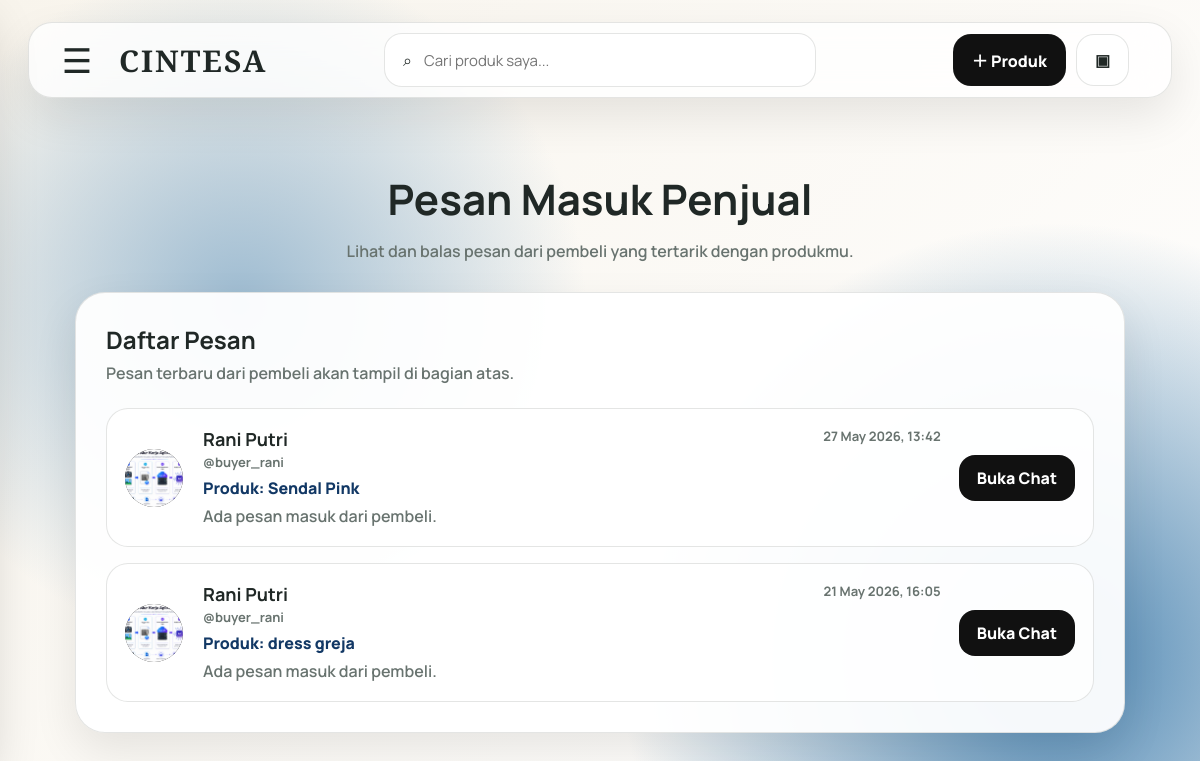
The page /penjual/pesan.php (signed in) on the database its author committed.
### tables this page shows
CREATE TABLE `chat` (
  `id_chat` int(11) NOT NULL,
  `id_produk` int(11) NOT NULL,
  `id_pembeli` int(11) NOT NULL,
  `id_penjual` int(11) NOT NULL,
  `tanggal_chat` datetime DEFAULT current_timestamp()
);

CREATE TABLE `user` (
  `id_user` int(11) NOT NULL,
  `foto_profile` varchar(255) DEFAULT NULL,
  `username` varchar(50) NOT NULL,
  `nama_lengkap` varchar(100) NOT NULL,
  `email` varchar(100) NOT NULL,
  `password` varchar(255) NOT NULL,
  `nomor_telepon` varchar(20) DEFAULT NULL,
  `role` enum('admin','penjual','pembeli') NOT NULL,
  `status` enum('aktif','nonaktif') DEFAULT 'aktif',
  `tanggal_bergabung` datetime DEFAULT current_timestamp()
);

CREATE TABLE `produk` (
  `id_produk` int(11) NOT NULL,
  `id_user` int(11) NOT NULL,
  `id_kategori` int(11) NOT NULL,
  `nama_produk` varchar(100) NOT NULL,
  `deskripsi` text DEFAULT NULL,
  `kondisi_barang` varchar(50) DEFAULT NULL,
  `ukuran` varchar(50) DEFAULT NULL,
  `merek` varchar(100) DEFAULT NULL,
  `alamat_produk` text DEFAULT NULL,
  `harga` int(11) NOT NULL,
  `keterangan_nego` enum('Bisa Nego','Tidak Bisa Nego') DEFAULT 'Tidak Bisa Nego',
  `status_produk` enum('Tersedia','Terjual','Dihapus') DEFAULT 'Tersedia',
  `tanggal_upload` datetime DEFAULT current_timestamp()
);

### penjual/pesan.php (the view, shortened to what this page needs)
<?php
include __DIR__ . '/../include/koneksi.php';
include __DIR__ . '/../include/penjual_layout.php';
$id_user = (int) $_SESSION['id_user'];
$query_pesan = mysqli_query($koneksi, "
    SELECT
        c.*,
        p.nama_produk,
        u.username AS nama_pembeli,
        u.nama_lengkap,
        u.foto_profile
    FROM chat c
    JOIN produk p ON c.id_produk = p.id_produk
    JOIN user u ON c.id_pembeli = u.id_user
    WHERE c.id_penjual = '$id_user'
    AND c.id_chat IN (
        SELECT MAX(id_chat)
        FROM chat
        WHERE id_penjual = '$id_user'
        GROUP BY id_produk, id_pembeli
    )
    ORDER BY c.tanggal_chat DESC
");
?>
<section class="page-hero messages-hero">
    <h1>Pesan Masuk Penjual</h1>
    <p>Lihat dan balas pesan dari pembeli yang tertarik dengan produkmu.</p>
</section>
<section class="messages-card">
    <div class="messages-head">
        <div>
            <h2>Daftar Pesan</h2>
            <p>Pesan terbaru dari pembeli akan tampil di bagian atas.</p>
        </div>
    </div>
    <div class="messages-list">
        <?php if (mysqli_num_rows($query_pesan) > 0) { ?>
            <?php while ($pesan = mysqli_fetch_assoc($query_pesan)) {
                $foto_path = '../uploads/profile/' . $pesan['foto_profile'];
                $ada_foto = !empty($pesan['foto_profile']) && file_exists($foto_path);
                $nama_tampil = !empty($pesan['nama_lengkap']) ? $pesan['nama_lengkap'] : $pesan['nama_pembeli'];
            ?>
                <article class="message-item">
                    <div class="message-avatar">
                        <?php if ($ada_foto) { ?>
                            <img src="<?php echo htmlspecialchars($foto_path); ?>" alt="Foto Profil">
                        <?php } else { ?>
                            <?php echo strtoupper(substr($pesan['nama_pembeli'], 0, 1)); ?>
                        <?php } ?>
                    </div>
                    <div class="message-content">
                        <div class="message-top">
                            <div>
                                <h3><?php echo htmlspecialchars($nama_tampil); ?></h3>
                                <small>@<?php echo htmlspecialchars($pesan['nama_pembeli']); ?></small>
                            </div>
                            <span>
                                <?php echo date('d M Y, H:i', strtotime($pesan['tanggal_chat'])); ?>
                            </span>
                        </div>
                        <p class="message-product">
                            Produk: <?php echo htmlspecialchars($pesan['nama_produk']); ?>
                        </p>
                        <p class="message-preview">
                            <?php
                            if (isset($pesan['pesan']) && $pesan['pesan'] != '') {
                                echo htmlspecialchars(substr($pesan['pesan'], 0, 90));
                                echo strlen($pesan['pesan']) > 90 ? '...' : '';
                            } else {
                                echo 'Ada pesan masuk dari pembeli.';
                            }
                            ?>
                        </p>
                    </div>
                    <a
                        href="detail_chat.php?id_chat=<?php echo $pesan['id_chat']; ?>"
                        class="btn btn-primary message-btn"
                    >
                        Buka Chat
                    </a>
                </article>
            <?php } ?>
        <?php } else { ?>
            <div class="empty-box">
                Belum ada pesan masuk dari pembeli.
            </div>
        <?php } ?>
    </div>
</section>

### assets/css/dashboard_penjual.css (style rules this page uses)
* { margin: 0; padding: 0; box-sizing: border-box; }
:root { --text: #202826; --muted: #68736f; --blue: #123865; --soft-blue: #dce8f0; --white: rgba(255,255,255,.94); --glass: rgba(255,255,255,.80); --border: rgba(32,40,38,.12); --shadow: 0 18px 45px rgba(0,0,0,.09); }
body { min-height: 100vh; font-family: "Manrope", Arial, sans-serif; color: var(--text); background: radial-gradient(circle at 20% 38%, #9dbbd1, transparent 32%), radial-gradient(circle at 88% 82%, #4d86b2, transparent 35%), linear-gradient(135deg, #f8f4ec, #fff); overflow-x: hidden; }
a { color: inherit; text-decoration: none; }
.nav-btn.primary, .btn-primary, .action-btn { background: #111; color: #fff; }
.hero-dashboard, .page-hero { text-align: center; margin-bottom: 42px; }
.hero-dashboard h1, .page-hero h1 { font-size: clamp(28px, 4vw, 42px); margin-bottom: 12px; }
.hero-dashboard p, .page-hero p, .product-meta, .product-desc, .toolbar p, .section-head p, .profile-card p, .chat-card p, .chat-card small, .field-group small { color: var(--muted); font-weight: 600; }
.btn, .action-btn { border: 0; border-radius: 16px; padding: 12px 18px; font-weight: 900; cursor: pointer; display: inline-flex; align-items: center; justify-content: center; }
.messages-hero { text-align: center; margin-bottom: 30px; }
.messages-card { width: min(1050px, 100%); margin: 0 auto; padding: 30px; border-radius: 30px; background: var(--white); border: 1px solid var(--border); box-shadow: var(--shadow); }
.messages-head { display: flex; justify-content: space-between; align-items: center; margin-bottom: 24px; }
.messages-head h2 { margin-bottom: 6px; }
.messages-head p { color: var(--muted); font-weight: 600; }
.messages-list { display: flex; flex-direction: column; gap: 16px; }
.message-item { display: grid; grid-template-columns: 60px 1fr auto; align-items: center; gap: 18px; padding: 18px; border-radius: 22px; background: rgba(255,255,255,.78); border: 1px solid var(--border); transition: .25s ease; }
.message-avatar { width: 58px; height: 58px; overflow: hidden; border-radius: 50%; background: #111; color: #fff; display: flex; align-items: center; justify-content: center; font-size: 22px; font-weight: 900; }
.message-avatar img { width: 100%; height: 100%; object-fit: cover; }
.message-content { min-width: 0; }
.message-top { display: flex; justify-content: space-between; gap: 14px; margin-bottom: 6px; }
.message-top h3 { font-size: 18px; }
.message-top span, .message-top small { color: var(--muted); font-size: 13px; font-weight: 700; }
.message-top span { white-space: nowrap; }
.message-top small { display: block; margin-top: 2px; }
.message-product { color: var(--blue); font-weight: 800; margin-bottom: 5px; }
.message-preview { color: var(--muted); font-weight: 600; line-height: 1.5; }
.message-btn { white-space: nowrap; }

### rows shown on the page
chat: id_pembeli.foto_profile (picture), id_pembeli.nama_lengkap "Rani Putri", id_pembeli.username "buyer_rani", tanggal_chat "27 May 2026, 13:42", id_produk.nama_produk "Sendal Pink"
chat: id_pembeli.foto_profile (picture), id_pembeli.nama_lengkap "Rani Putri", id_pembeli.username "buyer_rani", tanggal_chat "21 May 2026, 16:05", id_produk.nama_produk "dress greja"
